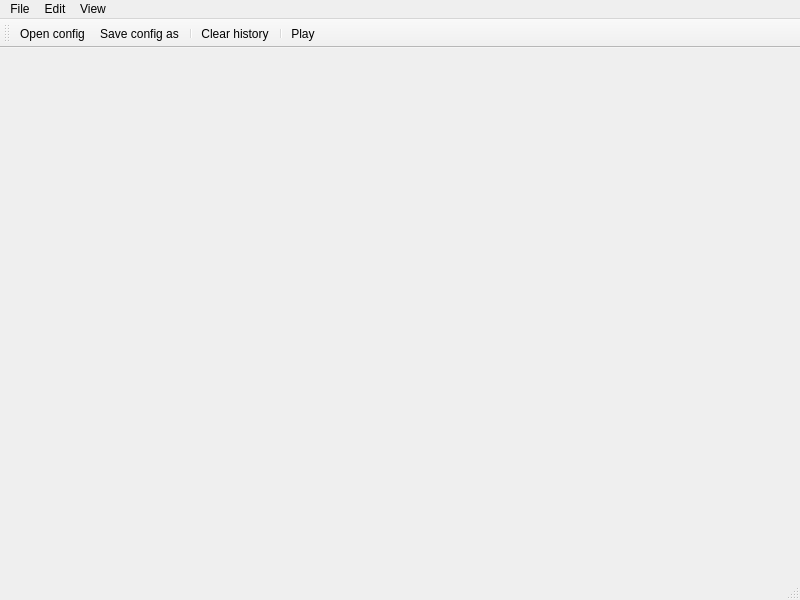
<?xml version="1.0" encoding="UTF-8"?>
<ui version="4.0">
 <class>MainWindow</class>
 <widget class="QMainWindow" name="MainWindow">
  <property name="geometry">
   <rect>
    <x>0</x>
    <y>0</y>
    <width>800</width>
    <height>600</height>
   </rect>
  </property>
  <property name="windowTitle">
   <string>MainWindow</string>
  </property>
  <widget class="QWidget" name="centralwidget"/>
  <widget class="QMenuBar" name="menubar">
   <property name="geometry">
    <rect>
     <x>0</x>
     <y>0</y>
     <width>800</width>
     <height>25</height>
    </rect>
   </property>
   <widget class="QMenu" name="menuFile">
    <property name="title">
     <string>File</string>
    </property>
    <addaction name="ActionOpen"/>
    <addaction name="separator"/>
    <addaction name="ActionSave"/>
    <addaction name="separator"/>
    <addaction name="ActionQuit"/>
   </widget>
   <widget class="QMenu" name="menuTools">
    <property name="title">
     <string>Edit</string>
    </property>
    <addaction name="ActionAddPlot"/>
    <addaction name="separator"/>
    <addaction name="ActionClearHistory"/>
    <addaction name="separator"/>
    <addaction name="ActionPause"/>
   </widget>
   <widget class="QMenu" name="menuView">
    <property name="title">
     <string>View</string>
    </property>
    <addaction name="ActionBackgroundColor"/>
   </widget>
   <addaction name="menuFile"/>
   <addaction name="menuTools"/>
   <addaction name="menuView"/>
  </widget>
  <widget class="QStatusBar" name="statusbar"/>
  <widget class="QToolBar" name="toolBar">
   <property name="windowTitle">
    <string>toolBar</string>
   </property>
   <attribute name="toolBarArea">
    <enum>TopToolBarArea</enum>
   </attribute>
   <attribute name="toolBarBreak">
    <bool>false</bool>
   </attribute>
   <addaction name="ActionOpen"/>
   <addaction name="ActionSave"/>
   <addaction name="separator"/>
   <addaction name="ActionClearHistory"/>
   <addaction name="separator"/>
   <addaction name="ActionPause"/>
  </widget>
  <action name="ActionOpen">
   <property name="text">
    <string>Open config...</string>
   </property>
   <property name="shortcut">
    <string>Ctrl+O</string>
   </property>
  </action>
  <action name="ActionSave">
   <property name="text">
    <string>Save config as...</string>
   </property>
   <property name="shortcut">
    <string>Ctrl+S</string>
   </property>
  </action>
  <action name="ActionQuit">
   <property name="text">
    <string>Quit</string>
   </property>
   <property name="shortcut">
    <string>Ctrl+Q</string>
   </property>
  </action>
  <action name="ActionAddPlot">
   <property name="text">
    <string>Add plot</string>
   </property>
   <property name="shortcut">
    <string>Ctrl+A</string>
   </property>
  </action>
  <action name="ActionPause">
   <property name="checkable">
    <bool>true</bool>
   </property>
   <property name="checked">
    <bool>false</bool>
   </property>
   <property name="text">
    <string>Play</string>
   </property>
   <property name="shortcut">
    <string>Ctrl+P</string>
   </property>
  </action>
  <action name="ActionClearHistory">
   <property name="text">
    <string>Clear history</string>
   </property>
   <property name="shortcut">
    <string>Ctrl+C</string>
   </property>
  </action>
  <action name="ActionBackgroundColor">
   <property name="text">
    <string>Background color...</string>
   </property>
  </action>
  <action name="ActionPointSize">
   <property name="text">
    <string>Point size...</string>
   </property>
  </action>
 </widget>
 <resources/>
 <connections/>
</ui>
